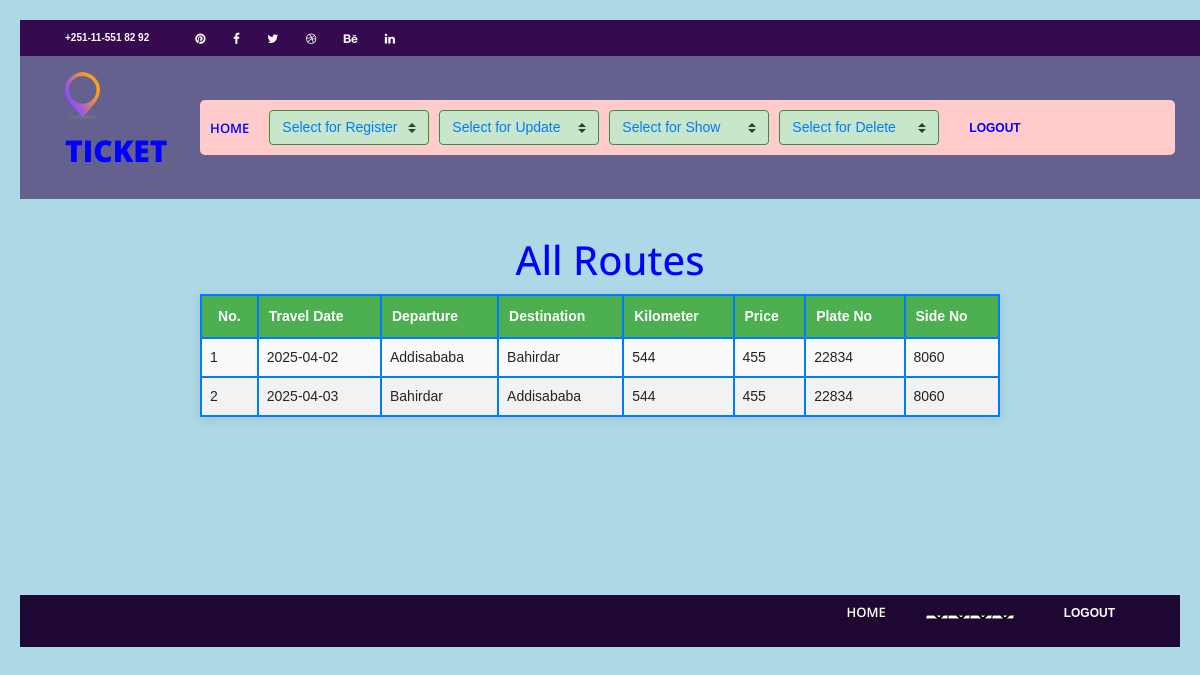
The page /routes/ on the database as committed earlier.
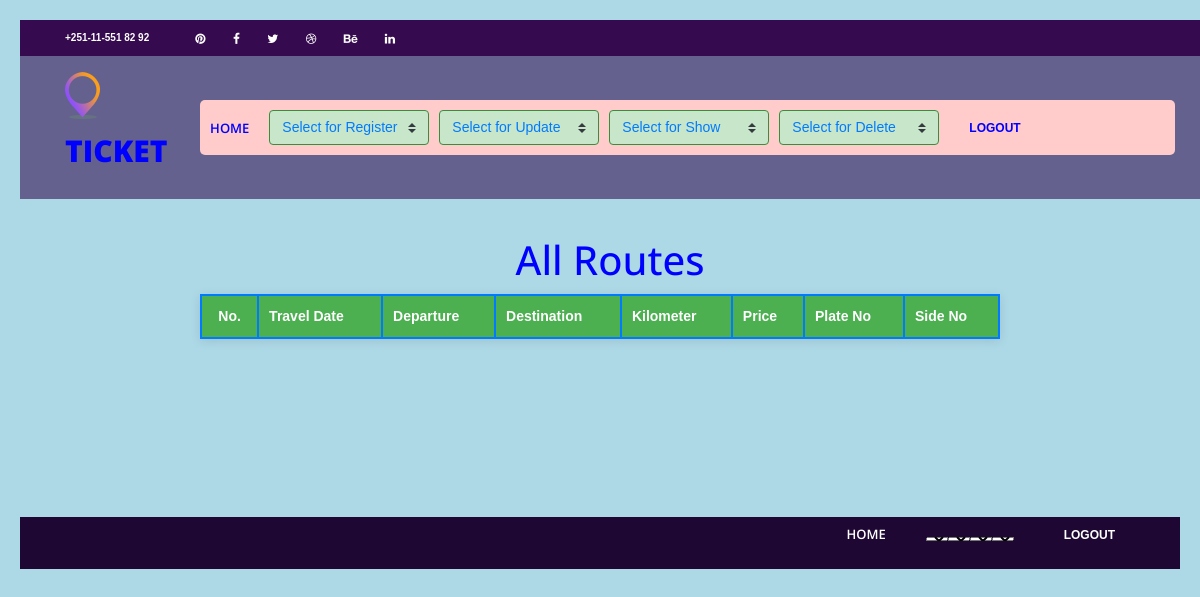
The same page on the database as committed later.
### users/models.py (models this page shows, shortened)
class Route(models.Model):
    registration_id = models.UUIDField(default=uuid.uuid4, editable=False, unique=True)
    registered_time = models.DateTimeField(auto_now_add=True)
    depcity = models.CharField(max_length=50, null=True, blank=True)
    descity = models.CharField(max_length=50, null=True, blank=True)
    kilometer = models.CharField(max_length=50, null=True, blank=True)
    price = models.CharField(max_length=50, null=True, blank=True)
    date = models.CharField(max_length=50, null=True, blank=True)
    plate_no = models.CharField(max_length=50, null=True, blank=True)
    side_no = models.CharField(max_length=50, null=True, blank=True)
    groups = models.ManyToManyField(
        'auth.Group',
        related_name='route_set',
        blank=True
    )
    user_permissions = models.ManyToManyField(
        'auth.Permission',
        related_name='route_permissions_set',
        blank=True
    )

### users/views.py (the view)
# urls.py: path('routes/', views.routes, name='routes'),
def routes(request):
    routes = Route.objects.all()
    return render(request, 'users/routes.html',{'routes': routes})

### users/templates/users/routes.html (shortened to what this page needs)
<!DOCTYPE html>
<html lang="en">
<head>
<link rel="stylesheet" type="text/css" href="../static/styles/bootstrap4/bootstrap.min.css">
<link href="../static/plugins/font-awesome-4.7.0/css/font-awesome.min.css" rel="stylesheet" type="text/css">
<link rel="stylesheet" type="text/css" href="../static/plugins/OwlCarousel2-2.2.1/owl.carousel.css">
<link rel="stylesheet" type="text/css" href="../static/plugins/OwlCarousel2-2.2.1/owl.theme.default.css">
<link rel="stylesheet" type="text/css" href="../static/plugins/OwlCarousel2-2.2.1/animate.css">
<link rel="stylesheet" type="text/css" href="../static/styles/main_styles.css">
<link rel="stylesheet" type="text/css" href="../static/styles/responsive.css">
</head>
<body style="background-color: lightblue;">
<div class="super_container">
<header class="header">
		<div class="top_bar">
			<div class="container">
				<div class="row">
					<div class="col d-flex flex-row">
						<div class="phone">+251-11-551 82 92</div>
						<div class="social">
							<ul class="social_list">
								<li class="social_list_item"><a href="#"><i class="fa fa-pinterest" aria-hidden="true"></i></a></li>
								<li class="social_list_item"><a href="#"><i class="fa fa-facebook" aria-hidden="true"></i></a></li>
								<li class="social_list_item"><a href="#"><i class="fa fa-twitter" aria-hidden="true"></i></a></li>
								<li class="social_list_item"><a href="#"><i class="fa fa-dribbble" aria-hidden="true"></i></a></li>
								<li class="social_list_item"><a href="#"><i class="fa fa-behance" aria-hidden="true"></i></a></li>
								<li class="social_list_item"><a href="#"><i class="fa fa-linkedin" aria-hidden="true"></i></a></li>
							</ul>
						</div>
					</div>
				</div>
			</div>
		</div>
<nav class="main_nav">
    <div class="container">
        <div class="row">
            <div class="col main_nav_col d-flex flex-row align-items-center justify-content-start">
                <div class="logo_container">
                    <div class="logo">
                        <a href="#">
                            <img src="../static/images/logo.png" alt="">
                            <span style="color: blue;">ticket</span>
                        </a>
                    </div>
                </div>
                <link href="https://stackpath.bootstrapcdn.com/bootstrap/4.5.2/css/bootstrap.min.css" rel="stylesheet">
                <div class="container-fluid" style="background-color: #ffcccb; padding: 10px; border-radius: 5px;">
                    <ul class="main_nav_list d-flex flex-row align-items-center" style="list-style-type: none; padding: 0; margin: 0; overflow-x: auto;">
                        <li class="main_nav_item" style="margin-right: 20px;">
                            <a href="{% url 'home' %}" style="color: blue; text-decoration: none;">home</a>
                        </li>
                        <li class="main_nav_item" style="margin-right: 10px;">
                            <select onchange="location.href = this.value;" class="custom-select" style="min-width: 160px; color: #007BFF; background-color: #c8e6c9; border: 1px solid #388e3c; font-size: 14px;">
                                <option value="#">Select for Register</option>
                            </select>
                        </li>
                        <li class="main_nav_item" style="margin-right: 10px;">
                            <select onchange="location.href = this.value;" class="custom-select" style="min-width: 160px; color: #007BFF; background-color: #c8e6c9; border: 1px solid #388e3c; font-size: 14px;">
                                <option value="#">Select for Update</option>
                            </select>
                        </li>
                        <li class="main_nav_item" style="margin-right: 10px;">
                            <select onchange="location.href = this.value;" class="custom-select" style="min-width: 160px; color: #007BFF; background-color: #c8e6c9; border: 1px solid #388e3c; font-size: 14px;">
                                <option value="#">Select for Show</option>
                            </select>
                        </li>
                        <li class="main_nav_item" style="margin-right: 10px;">
                            <select onchange="location.href = this.value;" class="custom-select" style="min-width: 160px; color: #007BFF; background-color: #c8e6c9; border: 1px solid #388e3c; font-size: 14px;">
                                <option value="#">Select for Delete</option>
                            </select>
                        </li>
                        <li class="footer_nav_item" style="margin-left: 20px;">
                            <a href="{% url 'logout' %}" style="color: blue; text-decoration: none;">Logout</a>
                        </li>
                    </ul>
                </div>
            </div>
        </div>
    </div>
</nav>
</header>
<h1 style="margin: 0 auto; padding-left: 20px; text-align: center; display: block; color:blue;">All Routes</h1>
<table>
  <thead>
    <tr>
      <th>No.</th>
      <th>Travel Date</th>
      <th>Departure</th>
      <th>Destination</th>
      <th>Kilometer</th>
      <th>Price</th>
      <th>Plate No</th>
      <th>Side No</th>
    </tr>
  </thead>
  <tbody>
    {% for route in routes %}
      <tr>
        <td>{{ forloop.counter }}</td>
        <td>{{ route.date }}</td>
        <td>{{ route.depcity }}</td>
        <td>{{ route.descity }}</td>
        <td>{{ route.kilometer }}</td>
        <td>{{ route.price }}</td>
        <td>{{ route.plate_no }}</td>
        <td>{{ route.side_no }}</td>
      </tr>
    {% endfor %}
  </tbody>
</table>
<br>
  <div class="copyright">
		<div class="container">
			<div class="row">
				<div class="col-lg-3 order-lg-1 order-2  ">
					<div class="copyright_content d-flex flex-row align-items-center">
					</div>
				</div>
				<div class="col-lg-9 order-lg-2 order-1">
					<div class="footer_nav_container d-flex flex-row align-items-center justify-content-lg-end">
						<div class="footer_nav">
							<ul class="footer_nav_list">
							<li class="main_nav_item"><a href="{% url 'home' %}">home</a></li>
                           <select onchange="location.href = this.value;">
                           <option value="#">Select for Register</option>
                           </select>
                          <select onchange="location.href = this.value;">
                          <option value="#">Select for Update</option>
                           </select>
                           <select onchange="location.href = this.value;">
                           <option value="{% url 'admindelete' %}">Select for Show</option>
                           </select>
                           <select onchange="location.href = this.value;">
                           <option value="{% url 'admindelete' %}">Select for Delete</option>
                           </select>
                           <li class="footer_nav_item"><a href="{% url 'logout' %}" style="color:white;margin-left:50px;">Logout</a></li>
							</ul>
						</div>
					</div>
				</div>
			</div>
		</div>
	</div>
</div>
</body>
</html>

### users/static/styles/main_styles.css (style rules this page uses)
* { margin: 0; padding: 0; -webkit-font-smoothing: antialiased; -webkit-text-shadow: rgba(0,0,0,.01) 0 0 1px; text-shadow: rgba(0,0,0,.01) 0 0 1px; }
body { font-family: 'Open Sans', sans-serif; font-size: 14px; font-weight: 400; background: #FFFFFF; color: #a5a5a5; }
div { display: block; position: relative; -webkit-box-sizing: border-box; -moz-box-sizing: border-box; box-sizing: border-box; }
ul { list-style: none; margin-bottom: 0px; }
a, a:hover, a:visited, a:active, a:link { text-decoration: none; -webkit-font-smoothing: antialiased; -webkit-text-shadow: rgba(0,0,0,.01) 0 0 1px; text-shadow: rgba(0,0,0,.01) 0 0 1px; }
h1 { font-size: 48px; }
h1, h2, h3, h4, h5, h6 { font-family: 'Open Sans', sans-serif; -webkit-font-smoothing: antialiased; -webkit-text-shadow: rgba(0,0,0,.01) 0 0 1px; text-shadow: rgba(0,0,0,.01) 0 0 1px; }
.super_container { width: 100%; overflow: hidden; }
.header { position: fixed; width: 100%; background: rgba(54, 19, 84, 0.6); z-index: 12; }
.top_bar { width: 100%; height: 36px; background: #350a4e; -webkit-transition: all 400ms ease; -moz-transition: all 400ms ease; -ms-transition: all 400ms ease; -o-transition: all 400ms ease; transition: all 400ms ease; }
.phone { display: inline-block; margin-right: 36px; line-height: 36px; font-size: 10px; font-weight: 600; color: #FFFFFF; }
.social_list_item { position: relative; display: inline-block; margin-right: 3px; }
.social_list_item:last-child { margin-right: 0px; }
.social_list_item a { display: block; width: 100%; padding-left: 10px; padding-right: 10px; line-height: 36px; }
.social_list_item a i { font-size: 12px; color: #FFFFFF; -webkit-transition: all 200ms ease; -moz-transition: all 200ms ease; -ms-transition: all 200ms ease; -o-transition: all 200ms ease; transition: all 200ms ease; }
.main_nav_col { height: 143px; -webkit-transition: all 400ms ease; -moz-transition: all 400ms ease; -ms-transition: all 400ms ease; -o-transition: all 400ms ease; transition: all 400ms ease; }
.logo_container { -webkit-transform: translateY(-6px); -moz-transform: translateY(-6px); -ms-transform: translateY(-6px); -o-transform: translateY(-6px); transform: translateY(-6px); }
.logo a { font-family: 'Open Sans', sans-serif; font-size: 30px; color: #f4f4f8; font-weight: 800; text-transform: uppercase; }
.logo a img { display: inline-block; vertical-align: baseline; margin-right: 9px; -webkit-transform: translateY(2px); -moz-transform: translateY(2px); -ms-transform: translateY(2px); -o-transform: translateY(2px); transform: translateY(2px); }
.main_nav_item { position: relative; display: inline-block; margin-right: 40px; }
.main_nav_item a { font-family: 'Open Sans', sans-serif; font-size: 13px; font-weight: 600; color: #FFFFFF; text-transform: uppercase; padding-bottom: 10px; padding-top: 10px; }
.main_nav_item::after { display: block; position: absolute; left: -1px; bottom: -11px; width: calc(100% + 2px); height: 2px; background: linear-gradient(to right, #fa9e1b, #8d4fff); content: ''; opacity: 0; -webkit-transition: all 200ms ease; -moz-transition: all 200ms ease; -ms-transition: all 200ms ease; -o-transition: all 200ms ease; transition: all 200ms ease; }
.copyright { background: #1f0733; }
.copyright_content { height: 52px; }
.footer_nav_container { height: 52px; }
.footer_nav_list { font-size: 0px; }
.footer_nav_item { display: inline-block; margin-right: 40px; }
.footer_nav_item a { font-size: 12px; font-weight: 600; color: #685677; text-transform: uppercase; line-height: 2; -webkit-transition: all 200ms ease; -moz-transition: all 200ms ease; -ms-transition: all 200ms ease; -o-transition: all 200ms ease; transition: all 200ms ease; }

### users/templates/users/routes.html (style rules this page uses)
body { font-family: Arial, sans-serif; margin: 0; padding: 20px; background-color: #f4f4f4; }
h1 { margin: 0; }
table { width: 100%; max-width: 800px; border-collapse: collapse; margin: 10px auto; background-color: #f9f9f9; box-shadow: 0 2px 10px rgba(0, 0, 0, 0.1); }
th, td { border: 2px solid #007BFF; padding: 8px; text-align: left; font-size: 14px; word-wrap: break-word; }
th { background-color: #e9ecef; }
table { width: 100%; border-collapse: collapse; }
th { background-color: #4CAF50; color: white; padding: 10px; text-align: left; }
th:first-child { text-align: center; }

Rows that differ between the two databases and show on the page:
removed Route: date "2025-04-02", depcity "Addisababa", descity "Bahirdar", kilometer "544", price "455", plate_no "22834", side_no "8060"
removed Route: date "2025-04-03", depcity "Bahirdar", descity "Addisababa", kilometer "544", price "455", plate_no "22834", side_no "8060"
